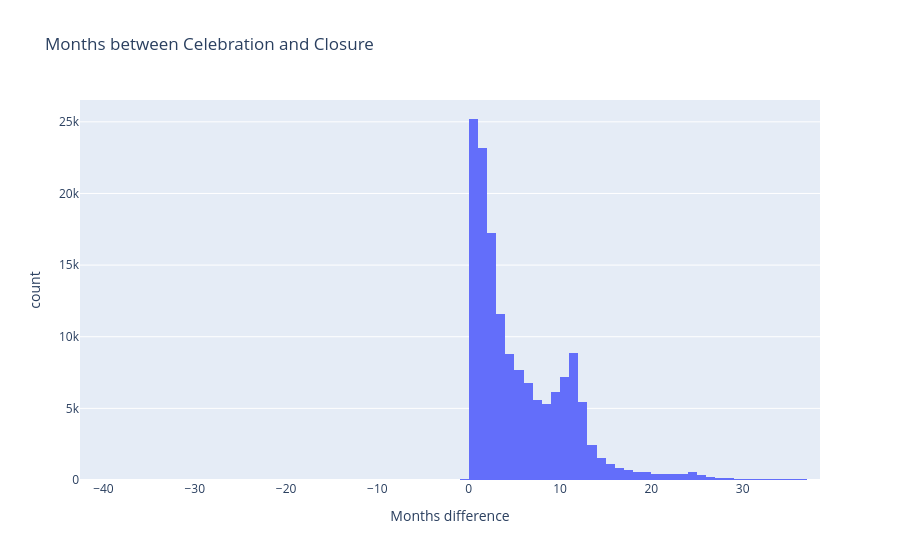

Here is the notebook cell this chart was saved with:
### Code cell
# compute difference in months between celebration and closure, then plot histogram
months_df = subset.dropna(subset=['dataCelebracaoContrato','dataFechoContrato']).copy()
s = months_df['dataCelebracaoContrato']
e = months_df['dataFechoContrato']
months_df['months_diff'] = (e.dt.year - s.dt.year) * 12 + (e.dt.month - s.dt.month) + (e.dt.day - s.dt.day) / 30.0

fig_months = px.histogram(
    months_df,
    x='months_diff',
    nbins=100,
    title='Months between Celebration and Closure',
    labels={'months_diff': 'Months difference', 'count': 'Number of Contracts'}
)
fig_months.update_xaxes(range=[float(months_df['months_diff'].min()), float(months_df['months_diff'].max())])
fig_months.show()

### Figure 1 — Plotly figure (JSON) as saved in the notebook; plotly's stock layout.template omitted (floating-point values rounded to 4 significant figures; data arrays with more than 128 entries replaced by an {"elided": "..."} marker saying what was removed)
{"data": [{"bingroup": "x", "hovertemplate": "Months difference=%{x}<br>count=%{y}<extra></extra>", "legendgroup": "", "marker": {"color": "#636efa", "pattern": {"shape": ""}}, "name": "", "nbinsx": 100, "orientation": "v", "showlegend": false, "type": "histogram", "x": {"elided": "150452 float values"}, "xaxis": "x", "yaxis": "y"}], "layout": {"barmode": "relative", "legend": {"tracegroupgap": 0}, "title": {"text": "Months between Celebration and Closure"}, "xaxis": {"anchor": "y", "domain": [0, 1], "range": [-42.57, 38.47], "title": {"text": "Months difference"}}, "yaxis": {"anchor": "x", "domain": [0, 1], "title": {"text": "count"}}}}
